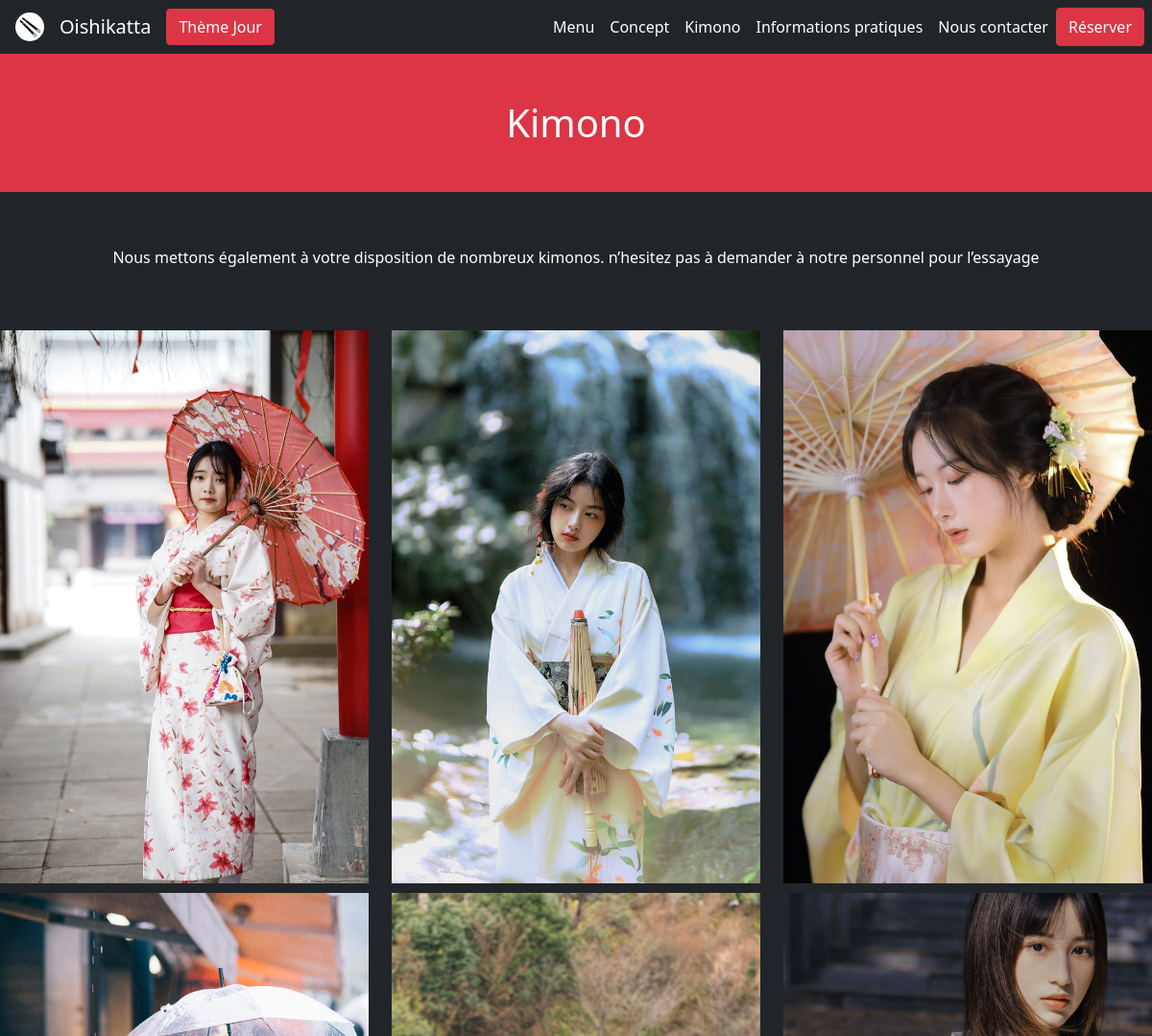
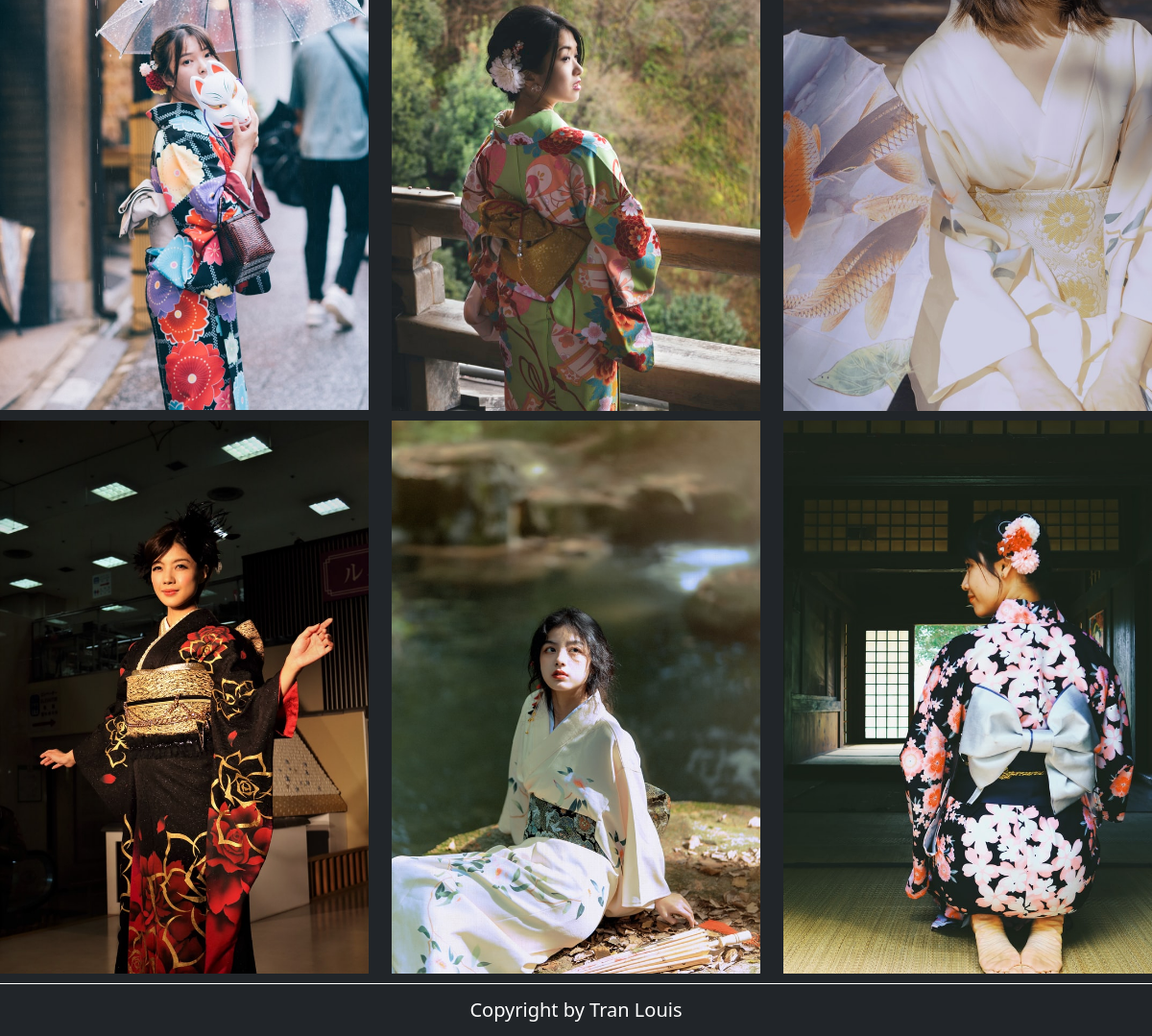
Page /?path=kimono&action=kimono on the committed database (2 pictures, top to bottom).
### tables this page shows
CREATE TABLE IF NOT EXISTS `kimono` (
  `id_kimono` int(11) NOT NULL AUTO_INCREMENT,
  `titre` varchar(150) NOT NULL,
  `image_kimono` text NOT NULL,
  PRIMARY KEY (`id_kimono`)
);

### model/manager/KimonoManager.php (called while the page is built, shortened)
<?php
class KimonoManager
{
    private $lePDO;
    public function __construct($unPDO)
    {
        $this->lePDO = $unPDO;
    }
    function fetchAllKimonos()
    {
        try {
            $connex = $this->lePDO;
            $sql = $connex->prepare("SELECT * FROM kimono ORDER BY id_kimono");
            $sql->execute();
            $sql->setFetchMode(PDO::FETCH_CLASS, "kimono");
            $resultat = ($sql->fetchAll());
            return $resultat;
        } catch (PDOException $error) {
            echo $error->getMessage();
        }
    }
}

### model/class/Kimono.class.php (called while the page is built, shortened)
<?php
class Kimono
{
    private $image_kimono;
    public function getImageKimono()
    {
        return $this->image_kimono;
    }
}

### view/kimono.php (the view, shortened to what this page needs)
<h1 class="py-5 bg-danger titre">Kimono</h1>
<p class="py-5"> Nous mettons également à votre disposition de nombreux kimonos.
    n’hesitez pas à demander à notre personnel pour l’essayage </p>
<div class="container-fluid">
    <div class="row">
        <?php
        foreach ($kimonos as $unkimono) {
        ?>
            <div class="col-lg-4 col-md-12">
                <img class="img-fluid ni" src="<?= $unkimono->getImageKimono() ?>" alt="">
            </div>
        <?php } ?>
    </div>
</div>
<?php require("template.php"); ?>

### public/css/style.css (style rules this page uses)
.container-fluid { padding-left: 0rem; padding-right: 0rem; overflow: hidden; }
body { background-color: #212529; color: white; text-align: center; }
.col-lg-4 { padding-bottom: 10px; }

### rows in the picture
kimono: shows a picture
kimono: shows a picture
kimono: shows a picture
kimono: shows a picture
kimono: shows a picture
kimono: shows a picture
kimono: shows a picture
kimono: shows a picture
kimono: shows a picture
